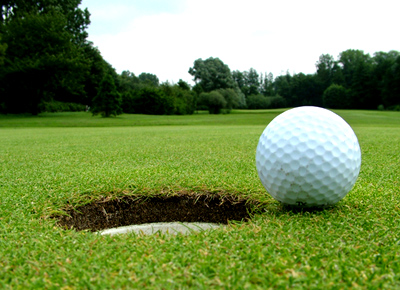
#> input picture Lab10/Code/img1.png, 400 x 290 px
$ python hist.py
#> lines starting #> are read from the running program, lines starting #| are printed output that depends on the picture
import cv2
import numpy as np
import matplotlib.pyplot as plt


def color_hist(image_path):
    img = cv2.imread(image_path, cv2.IMREAD_COLOR)
    hist = np.sum(img.reshape(-1, 3), axis=0)
    hist = hist / np.sum(hist)
    plt.bar(["Blue", "Green", "Red"], hist, color=["blue", "green", "red"])
    plt.title("Color Histogram of {}".format(image_path))
    plt.show()


def grayscale_hist(image_path):
    img = cv2.imread(image_path, cv2.IMREAD_GRAYSCALE)
    hist = np.bincount(img.ravel(), minlength=256)
    hist = hist / np.sum(hist)
    plt.bar(range(0, 256), hist, width=1.0)
    plt.title("Grayscale Histogram of {}".format(image_path))
    plt.show()


def gradient_hist(image_path):
    img = cv2.imread(image_path, cv2.IMREAD_GRAYSCALE)
    # print(img.dtype)
    img = img.astype("int32")
    Ix = (img[:, 2:] - img[:, :-2])[1:-1, :]
    Iy = (img[2:, :] - img[:-2, :])[:, 1:-1]
    M = np.sqrt(Ix * Ix + Iy * Iy).astype("int32")
    hist = np.bincount(M.ravel(), minlength=361)
    hist = hist / np.sum(hist)
    plt.bar(range(0, 361), hist, width=1.0)
    # plt.hist(M.ravel(), 361, [0, 361])
    plt.title("Gradient Histogram of {}".format(image_path))
    plt.show()


if __name__ == '__main__':
    images_list = ["img1.png", "img2.png"]
    histograms_list = [color_hist, grayscale_hist, gradient_hist]
    for image in images_list:
        for histogram in histograms_list:
            histogram(image)
#> this loop made 2 passes
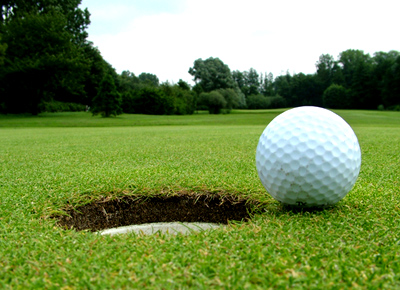
#> input picture Lab10/Code/img1.png, 400 x 290 px
#> pass 1, in grayscale_hist, `img = cv2.imread(image_path, cv2.IMREAD_GRAYSCALE)`:
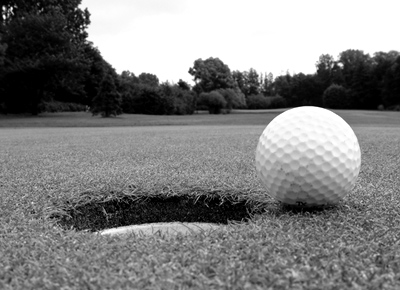
#> img: shape (290, 400); min 0, max 255, mean 129.3
#> pass 1, in gradient_hist, `Ix = (img[:, 2:] - img[:, :-2])[1:-1, :]`:
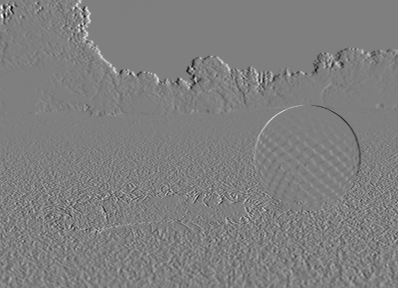
#> Ix: shape (288, 398) int32; min -233, max 234, mean 0.2; drawn with min black and max white
#> pass 1, in gradient_hist, `Iy = (img[2:, :] - img[:-2, :])[:, 1:-1]`:
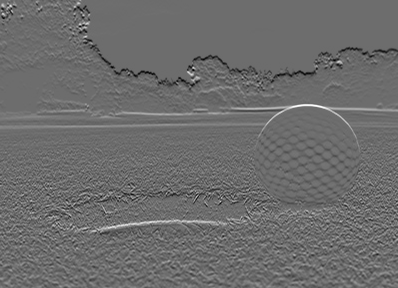
#> Iy: shape (288, 398) int32; min -191, max 255, mean -0.6; drawn with min black and max white
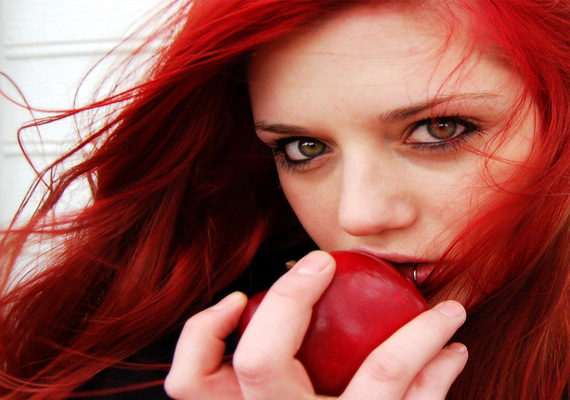
#> input picture Lab10/Code/img2.png, 570 x 400 px
#> pass 2, in color_hist (call 2), `plt.show()`:
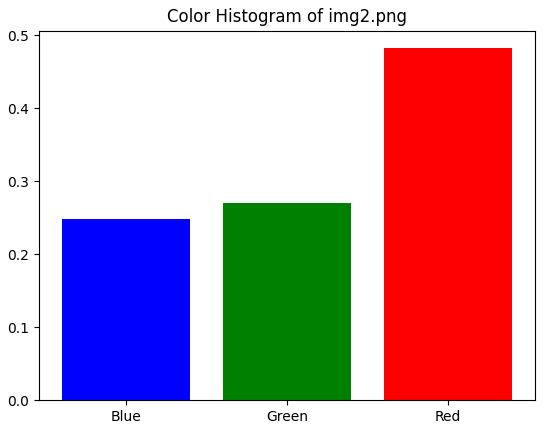
#> figure drawn by matplotlib, 1 panel; tallest bar 0.482 high, from x = 1.6 to 2.4
#> pass 2, in grayscale_hist (call 2), `plt.show()`:
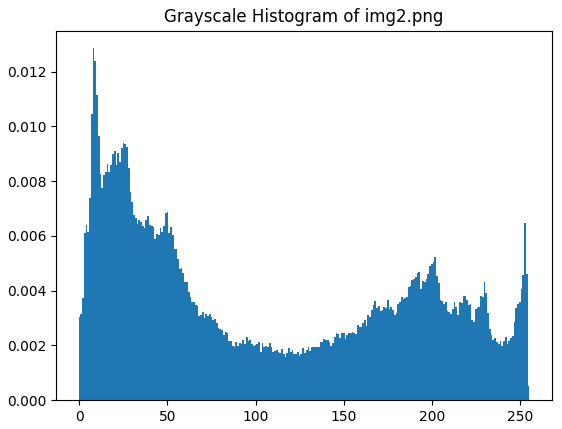
#> figure drawn by matplotlib, 1 panel; tallest bar 0.0129 high, from x = 7.5 to 8.5
#> pass 2, in gradient_hist (call 2), `plt.show()`:
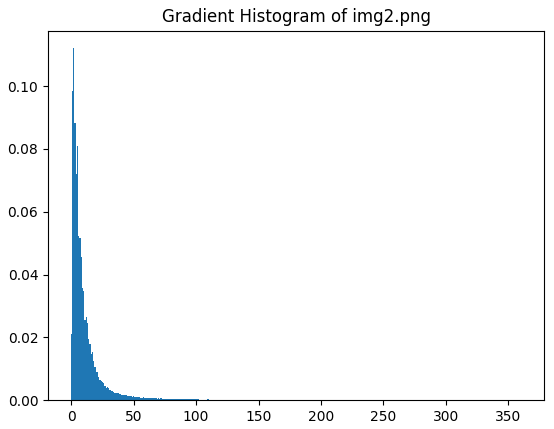
#> figure drawn by matplotlib, 1 panel; tallest bar 0.112 high, from x = 1.5 to 2.5
